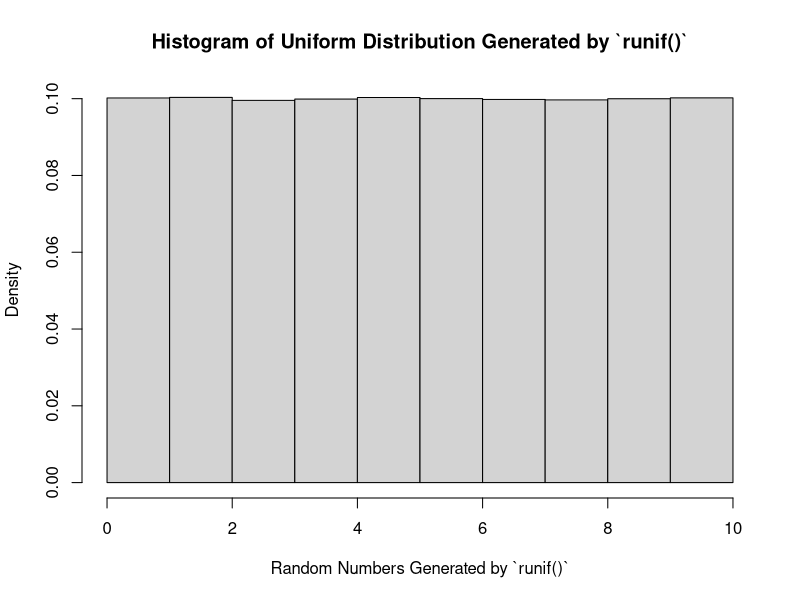
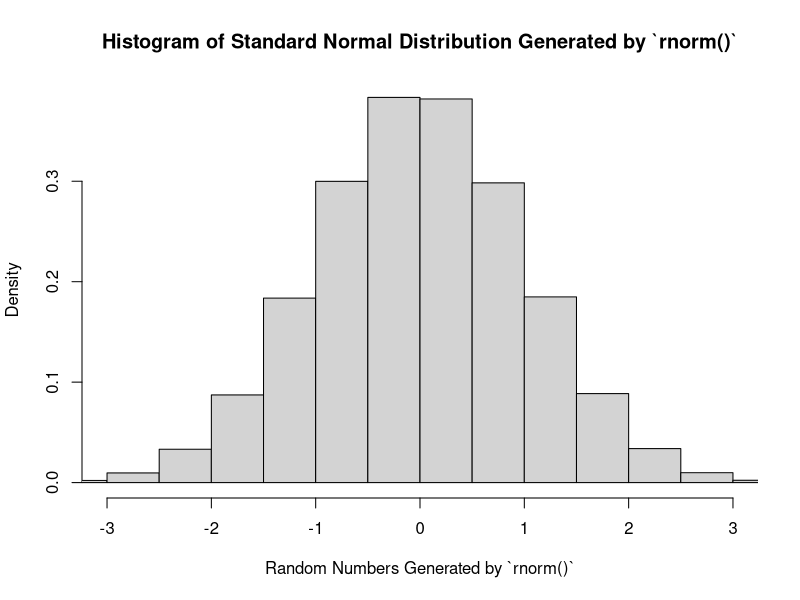

The R script that drew these images, in order:
## ---- chunk 1
a <- c("1","2","3")
typeof(a)

as.numeric(a)
## ---- chunk 2
c <- c(list("Good Morning", 1, TRUE))
c
## ---- chunk 3
mtcars[TRUE, ]
## ---- chunk 4
x <- 1:10
sum(ifelse(x>=0, yes = x, NA))

x <- -2:10
sum(ifelse(x>=0, yes = x, NA))
## ---- chunk 5
for(i in 1:10) {  
  if(i == 3) {
    next
  }
  if(i == 9) {
    break
  }
  print(paste("This is the number", i))
}

## ---- chunk 6
set.seed(385)
sample(x = 1:100, size = 50)
## ---- chunk 7
y <- 1:10
rep(x = y, length.out = 52)
rep(x = y, times = 3)
## ---- chunk 8
set.seed(385)
random <- runif(1000000, min = 0, max = 10)
hist(random, main = "Histogram of Uniform Distribution Generated by `runif()`", probability = TRUE, xlab = "Random Numbers Generated by `runif()`", breaks = 10)
## ---- chunk 9
set.seed(385)
random <- rnorm(1000000, mean = 0, sd = 1)
hist(random, main = "Histogram of Standard Normal Distribution Generated by `rnorm()`", probability = TRUE, xlab = "Random Numbers Generated by `rnorm()`", xlim = c(-3, 3))
